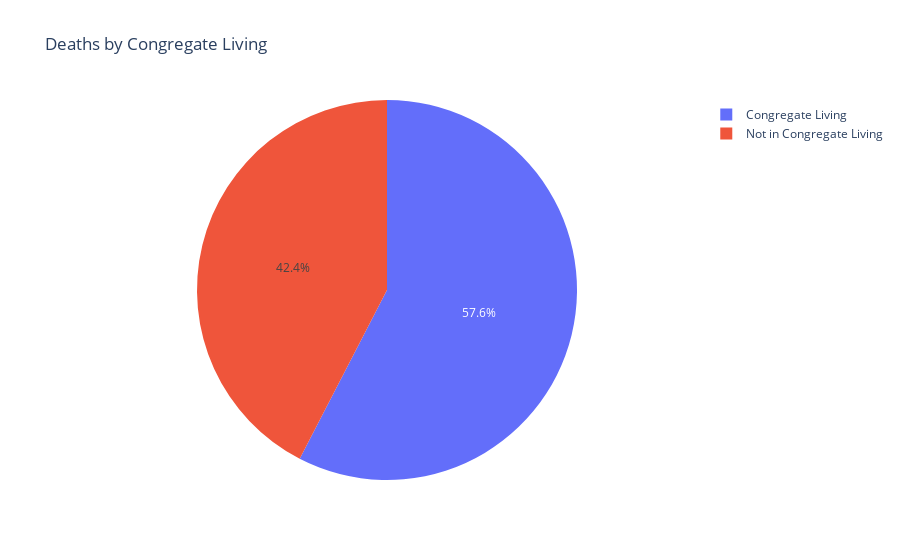

Source (notebook cell):
### Code cell
fig = px.pie(df_grouped.reset_index(), values='Deaths',names = 'Congregate_Living', title='Deaths by Congregate Living')
fig.show()

### Figure 1 — Plotly figure (JSON) as saved in the notebook; plotly's stock layout.template omitted (floating-point values rounded to 4 significant figures)
{"data": [{"domain": {"x": [0, 1], "y": [0, 1]}, "hovertemplate": "Congregate_Living=%{label}<br>Deaths=%{value}<extra></extra>", "labels": ["Congregate Living", "Not in Congregate Living"], "legendgroup": "", "name": "", "showlegend": true, "type": "pie", "values": [830, 611]}], "layout": {"autosize": true, "legend": {"tracegroupgap": 0}, "title": {"text": "Deaths by Congregate Living"}}}
